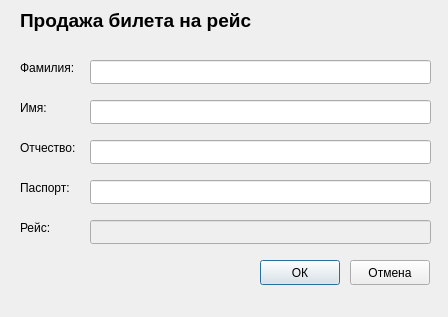
<?xml version="1.0" encoding="UTF-8"?>
<ui version="4.0">
 <class>k_sales</class>
 <widget class="QWidget" name="k_sales">
  <property name="geometry">
   <rect>
    <x>0</x>
    <y>0</y>
    <width>448</width>
    <height>317</height>
   </rect>
  </property>
  <property name="windowTitle">
   <string>Form</string>
  </property>
  <widget class="QLineEdit" name="passport">
   <property name="geometry">
    <rect>
     <x>90</x>
     <y>180</y>
     <width>341</width>
     <height>24</height>
    </rect>
   </property>
  </widget>
  <widget class="QLabel" name="label">
   <property name="geometry">
    <rect>
     <x>20</x>
     <y>0</y>
     <width>411</width>
     <height>41</height>
    </rect>
   </property>
   <property name="font">
    <font>
     <pointsize>14</pointsize>
     <weight>75</weight>
     <bold>true</bold>
    </font>
   </property>
   <property name="text">
    <string>Продажа билета на рейс</string>
   </property>
  </widget>
  <widget class="QLabel" name="label_4">
   <property name="geometry">
    <rect>
     <x>20</x>
     <y>140</y>
     <width>81</width>
     <height>16</height>
    </rect>
   </property>
   <property name="text">
    <string>Отчество:</string>
   </property>
  </widget>
  <widget class="QLabel" name="label_3">
   <property name="geometry">
    <rect>
     <x>20</x>
     <y>100</y>
     <width>55</width>
     <height>16</height>
    </rect>
   </property>
   <property name="text">
    <string>Имя:</string>
   </property>
  </widget>
  <widget class="QLineEdit" name="famil">
   <property name="geometry">
    <rect>
     <x>90</x>
     <y>60</y>
     <width>341</width>
     <height>24</height>
    </rect>
   </property>
  </widget>
  <widget class="QLabel" name="label_6">
   <property name="geometry">
    <rect>
     <x>20</x>
     <y>220</y>
     <width>55</width>
     <height>16</height>
    </rect>
   </property>
   <property name="text">
    <string>Рейс:</string>
   </property>
  </widget>
  <widget class="QPushButton" name="pushButton_2">
   <property name="geometry">
    <rect>
     <x>350</x>
     <y>260</y>
     <width>80</width>
     <height>25</height>
    </rect>
   </property>
   <property name="text">
    <string>Отмена</string>
   </property>
  </widget>
  <widget class="QLineEdit" name="num">
   <property name="enabled">
    <bool>false</bool>
   </property>
   <property name="geometry">
    <rect>
     <x>90</x>
     <y>220</y>
     <width>341</width>
     <height>24</height>
    </rect>
   </property>
  </widget>
  <widget class="QLabel" name="label_5">
   <property name="geometry">
    <rect>
     <x>20</x>
     <y>180</y>
     <width>55</width>
     <height>16</height>
    </rect>
   </property>
   <property name="text">
    <string>Паспорт:</string>
   </property>
  </widget>
  <widget class="QLineEdit" name="name">
   <property name="geometry">
    <rect>
     <x>90</x>
     <y>100</y>
     <width>341</width>
     <height>24</height>
    </rect>
   </property>
  </widget>
  <widget class="QLineEdit" name="patr">
   <property name="geometry">
    <rect>
     <x>90</x>
     <y>140</y>
     <width>341</width>
     <height>24</height>
    </rect>
   </property>
  </widget>
  <widget class="QLabel" name="label_2">
   <property name="geometry">
    <rect>
     <x>20</x>
     <y>60</y>
     <width>61</width>
     <height>16</height>
    </rect>
   </property>
   <property name="text">
    <string>Фамилия:</string>
   </property>
  </widget>
  <widget class="QPushButton" name="pushButton">
   <property name="geometry">
    <rect>
     <x>260</x>
     <y>260</y>
     <width>80</width>
     <height>25</height>
    </rect>
   </property>
   <property name="text">
    <string>ОК</string>
   </property>
   <property name="default">
    <bool>true</bool>
   </property>
  </widget>
 </widget>
 <resources/>
 <connections/>
</ui>
